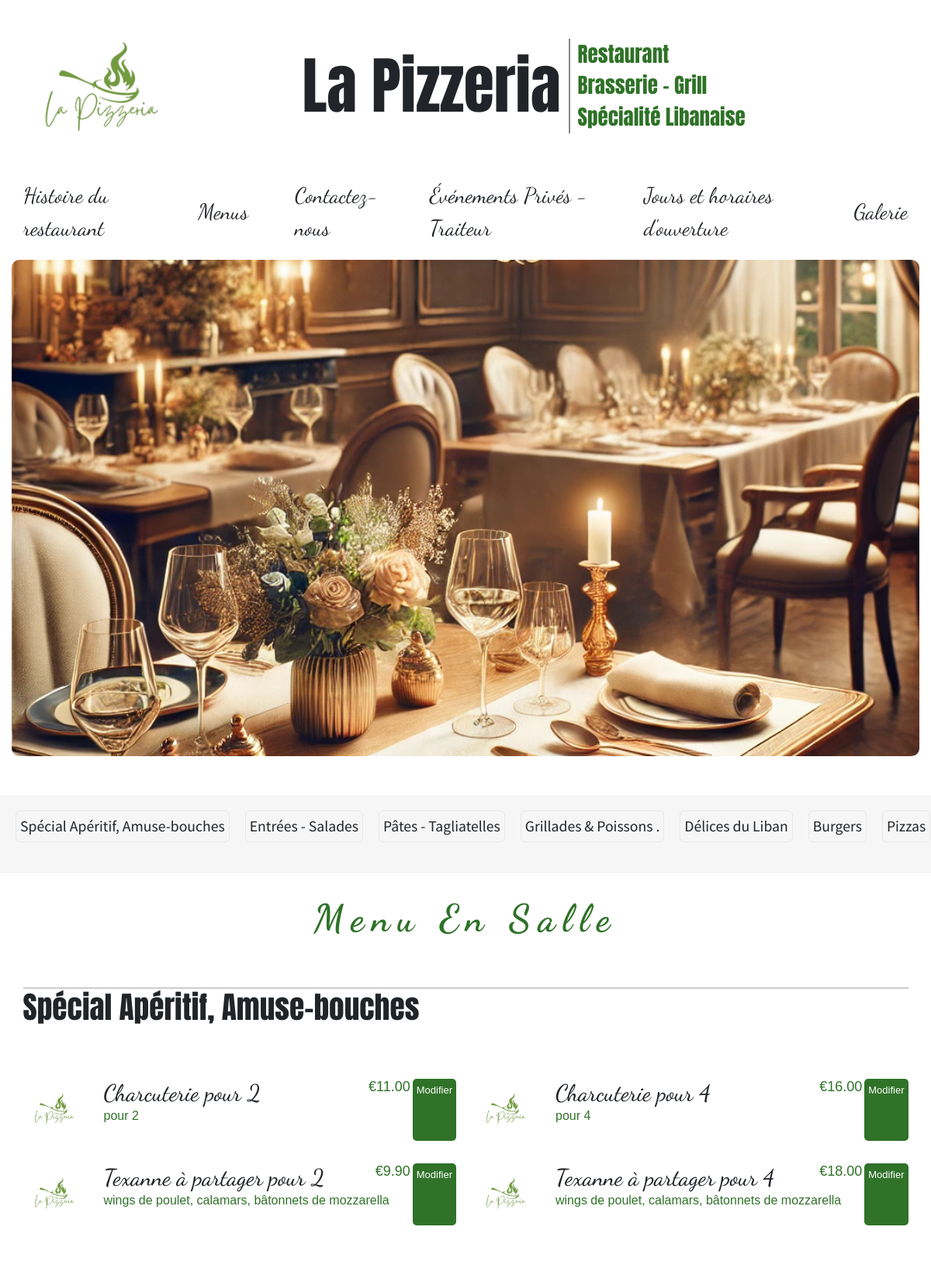
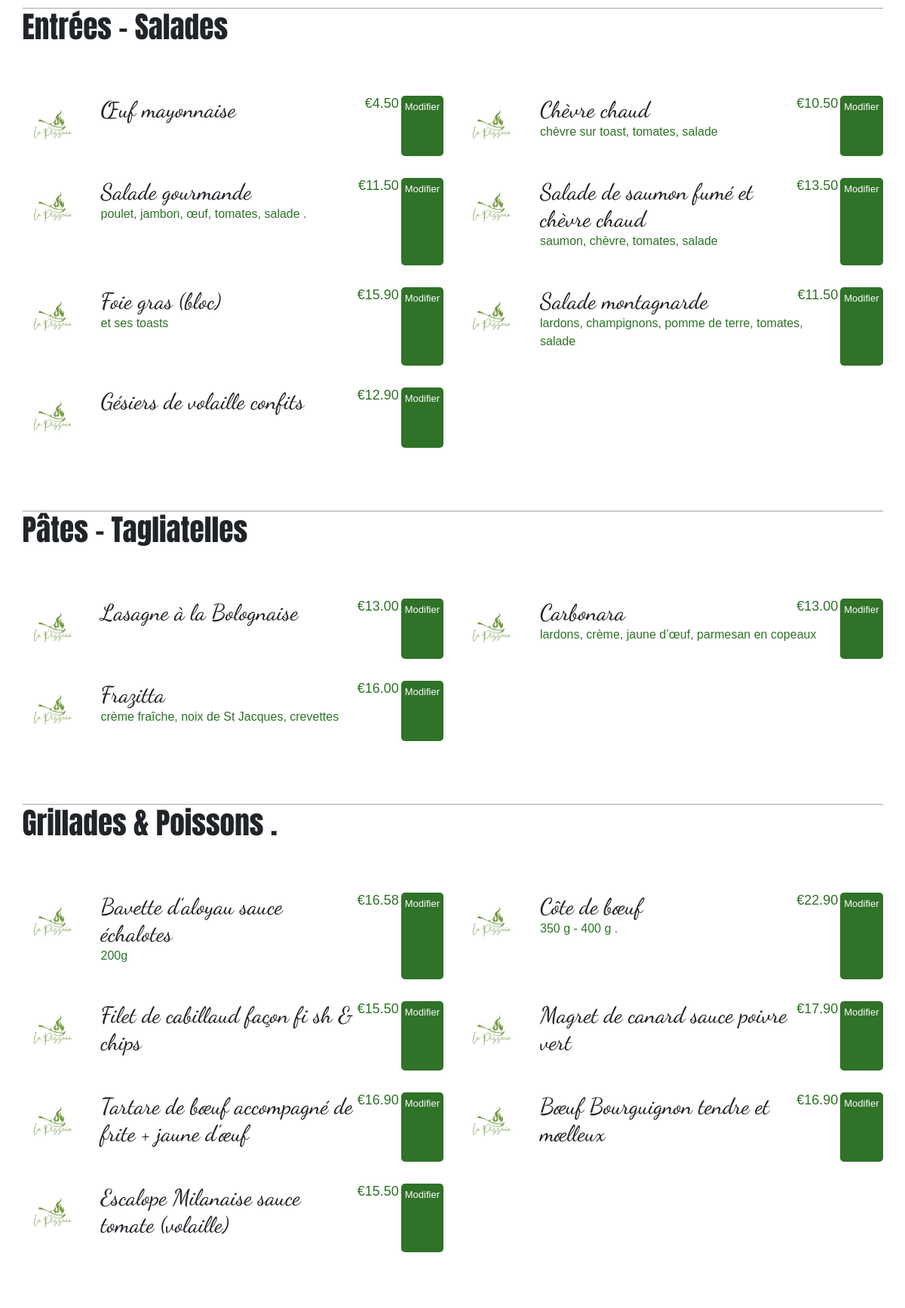
The page /menu/ (signed in, upper part) on the database its author committed (2 pictures, top to bottom).
### restaurant/models.py (models this page shows, shortened)
class DishCategory(models.Model):
    category = models.CharField(max_length=50, null=True, blank=True)
    note = models.CharField(max_length=50, null=True, blank=True)
    class Meta:
        verbose_name = 'catégorie de plat du menu En salle'

class Dishes(models.Model):
    dish_name = models.CharField(max_length=255, null=True, blank=True)
    dish_price = models.DecimalField(max_digits=5, decimal_places=2)
    dish_description = models.TextField(null=True, blank=True)
    dish_images = models.ImageField(upload_to='photos', null=True, blank=True)
    dish_category = models.ForeignKey(
        DishCategory,
        on_delete=models.CASCADE,
        related_name='dishes',
        null=True,
        blank=True
    )
    class Meta:
        verbose_name = 'plat du menu En salle'

### restaurant/views.py (the view)
# urls.py: path('menu/',views.menu,name='menu'),
def menu(request):
    categories = DishCategory.objects.prefetch_related('dishes').all()
    setting = MySetting.objects.last()
    return render(request, 'menu.html', {'cat': categories,'setting':setting})

### templates/menu.html (shortened to what this page needs)
{% extends "base.html" %}
{% load static %}
{% block css %}
<link rel="stylesheet" href="{% static 'css/menu.css' %}">
{% endblock css %}
{% block mainContent %}
<div class="container-fluid welcomeImgContainer">
  <img src="{% static 'images/menu en salle.webp' %}" class="w-100" alt="">
</div>
<div class="category_list_container">
  <ul>
    {% for cat in cat %}
    <a href="{% if "Délices du Liban" in cat.category %}#gotoLebanon{% else %}#goto{{ cat.id }}{% endif %}"
       style="text-decoration: none; color: inherit;">
      <li>{{ cat.category }}</li>
    </a>
    {% endfor %}
  </ul>
</div>
<main class="container">
  <h1 class="Menu_en_salle_h1 text-center">Menu En Salle</h1>
  {% for category in cat %}
  <div class="menu my-5" id="{% if "Délices du Liban" in category.category %}gotoLebanon{% else %}goto{{ category.id }}{% endif %}">
    <h2 class="menu-group-heading">
      {{ category.category }}
    </h2>
    <div class="menu-group">
      {% for dish in category.dishes.all %}
      <div class="menu-item goingup">
        {% if dish.dish_images %}
        <img src="{{ dish.dish_images.url }}"
             alt="{{ dish.dish_name|default:'Image Placeholder' }}"
             class="menu-item-img">
        {% else %}
        <img src="{% static 'images/logo.png' %}"
             alt="Placeholder Image"
             class="menu-item-img">
        {% endif %}
        <div class="menu-item-text">
          <h3 class="menu-item-heading">
            <span class="menu-item-name">{{ dish.dish_name }}</span>
            <span class="menu-item-price">€{{ dish.dish_price }}</span>
          </h3>
          <p class="menu-item-desc">
            {{ dish.dish_description }}
          </p>
        </div>
        {% if user.is_staff %}
        <a href="{% url 'admin:restaurant_dishes_change' dish.id %}"
           target="_blank"
           rel="noopener noreferrer"
           style="padding: 5px; font-size: small; background-color: #2F7228; border-radius: 5px; color: white; text-decoration: none;">
          Modifier
        </a>
        {% endif %}
      </div>
      {% empty %}
      <p>No dishes available in this category.</p>
      {% endfor %}
    </div>
  </div>
  {% empty %}
  <p>No categories available.</p>
  {% endfor %}
</main>
{% endblock mainContent %}

### project/static/css/base.css (style rules this page uses)
html, body { margin: 0; padding: 0; box-sizing: border-box; scroll-behavior: smooth; }
:root { font-size: calc(16px + (20 - 16) * (100vw - 320px) / (1280 - 320)); }
li { list-style: none; }
a { text-decoration:none; color: inherit; }

### project/static/css/menu.css (style rules this page uses)
* { box-sizing: border-box; }
.container { max-width: 1200px; margin: 0 auto; padding: 1.5em; font-family: "Source Sans Pro", "Poppins", sans-serif; }
.menu { font-family: sans-serif; font-size: 14px; }
.menu-group-heading { margin: 0; padding-bottom: 1em; border-top: 2px solid #ccc; font-family: "Anton", sans-serif; }
.menu-group { display: grid; grid-template-columns: 1fr; gap: 1.5em; padding: 1.5em 0; }
.menu-item { display: flex; padding: 5px 0px 0px 0; min-height: 80px; }
.menu-item-price { color: #2F7228; padding-right: 3px; font-size: large; }
.menu-item-img { width: 80px; height: 80px; flex-shrink: 0; object-fit: cover; margin-right: 1.5em; }
.menu-item-text { flex-grow: 1; }
.menu-item-heading { display: flex; justify-content: space-between; margin: 0; }
.menu-item-name { font-size: 30px; font-family: "Dancing Script", cursive; }
.menu-item-desc { line-height: 1.5; color: #2F7228; }
@media screen and (min-width: 992px) { .menu { font-size: 16px; } }
@media screen and (min-width: 992px) { .menu-group { grid-template-columns: repeat(2, 1fr); } }
.category_list_container { margin-top: 50px; display: flex; width: 100%; overflow: auto; background-color: rgb(246, 246, 246); position: sticky; top: 0; }
.category_list_container>ul { display: flex; padding: 10px; justify-content: space-around; align-items: center; width: 100%; }
.category_list_container>ul>a>li { margin: 10px; border: 1px solid rgb(232, 232, 232); border-radius: 6px; padding:5px; list-style: none; text-wrap: nowrap; font-family: "Source Sans Pro", "Poppins", sans-serif; transition: 1s; }
.Menu_en_salle_h1 { color: #2F7228; font-family: "Dancing Script", cursive; font-weight: bold; letter-spacing: 0.5rem; }
.welcomeImgContainer > img { border-radius: 10px; }
@media (min-width:769px) { .welcomeImgContainer { height: 80vh; overflow: hidden; position: relative; } }
@media (min-width:769px) { .welcomeImgContainer > img { width: 100%; height: 100%; object-fit: cover; object-position: start; } }

### rows shown on the page
DishCategory: category "Spécial Apéritif, Amuse-bouches"
DishCategory: category "Entrées - Salades"
DishCategory: category "Pâtes - Tagliatelles"
DishCategory: category "Grillades & Poissons ."
DishCategory: category "Délices du Liban"
DishCategory: category "Burgers"
DishCategory: category "Pizzas"
Dishes: dish_name "Charcuterie pour 2", dish_price "11.00", dish_description "pour 2"
Dishes: dish_name "Charcuterie pour 4", dish_price "16.00", dish_description "pour 4"
Dishes: dish_name "Texanne à partager pour 2", dish_price "9.90", dish_description "wings de poulet, calamars, bâtonnets de mozzarella"
Dishes: dish_name "Texanne à partager pour 4", dish_price "18.00", dish_description "wings de poulet, calamars, bâtonnets de mozzarella"
Dishes: dish_name "Œuf mayonnaise", dish_price "4.50"
Dishes: dish_name "Chèvre chaud", dish_price "10.50", dish_description "chèvre sur toast, tomates, salade"
Dishes: dish_name "Salade gourmande", dish_price "11.50", dish_description "poulet, jambon, œuf, tomates, salade ."
Dishes: dish_name "Salade de saumon fumé et chèvre chaud", dish_price "13.50", dish_description "saumon, chèvre, tomates, salade"
Dishes: dish_name "Foie gras (bloc)", dish_price "15.90", dish_description "et ses toasts"
Dishes: dish_name "Salade montagnarde", dish_price "11.50", dish_description "lardons, champignons, pomme de terre, tomates, salade"
Dishes: dish_name "Gésiers de volaille confits", dish_price "12.90"
Dishes: dish_name "Lasagne à la Bolognaise", dish_price "13.00"
Dishes: dish_name "Carbonara", dish_price "13.00", dish_description "lardons, crème, jaune d’œuf, parmesan en copeaux"
Dishes: dish_name "Frazitta", dish_price "16.00", dish_description "crème fraîche, noix de St Jacques, crevettes"
Dishes: dish_name "Bavette d’aloyau sauce échalotes", dish_price "16.58", dish_description "200g"
Dishes: dish_name "Côte de bœuf", dish_price "22.90", dish_description "350 g - 400 g ."
Dishes: dish_name "Filet de cabillaud façon fi sh & chips", dish_price "15.50"
Dishes: dish_name "Magret de canard sauce poivre vert", dish_price "17.90"
Dishes: dish_name "Tartare de bœuf accompagné de frite + jaune d’œuf", dish_price "16.90"
Dishes: dish_name "Bœuf Bourguignon tendre et mœlleux", dish_price "16.90"
Dishes: dish_name "Escalope Milanaise sauce tomate (volaille)", dish_price "15.50"
